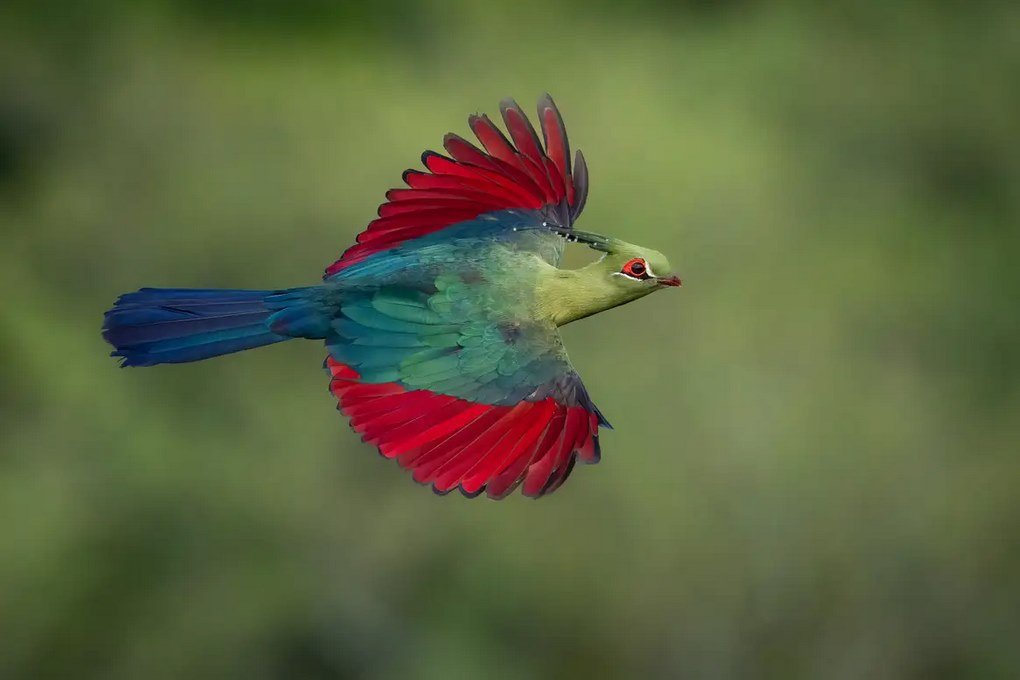
#> input picture HWs/0/HW0/Q1.jpg, 1020 x 680 px
$ jupyter execute Q1.ipynb
#> lines starting #> are read from the running program, lines starting #| are printed output that depends on the picture
[cell 1]
#import needed packages
import numpy as np
import matplotlib.image as mlimg
import matplotlib.pyplot as plt
import cv2
import os

[cell 2]
# read with cv2 and show image use cv2 and matplotlib Respectively
image=cv2.imread("Q1.jpg")
#> image is the input picture: shape (680, 1020, 3); mean B, G, R 63.9, 100.1, 91.6
##show with cv2 and matplotlib
cv2.imshow("image",image)
plt.imshow(image)
plt.axis('off')
plt.show()
cv2.waitKey()

[cell 3]
##size image and channels
print(image.shape)
#| (680, 1020, 3)

[cell 4]
#convert channel for equals image
conv=cv2.cvtColor(image, cv2.COLOR_RGB2BGR)
#show with matplotlib
plt.imshow(conv)
plt.axis('off')
plt.show()
cv2.waitKey()

[cell 5]
#create directory if it doesn't exist
if not os.path.isdir('Q1/emptyfolder'):
    os.makedirs('Q1/emptyfolder')

image=[]
name=[]
shapes=[]
#read image from Q1 folder with grayscale
#and save names and new images
for files in os.listdir('Q1'):
    if files.endswith('.jpeg'):
        print(files)
        r_image=cv2.imread(os.path.join('Q1/',files),0)
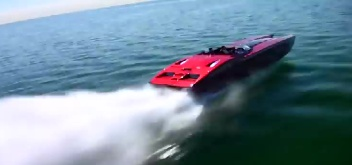
#> input picture HWs/0/HW0/Q1/000030.jpeg, 352 x 165 px
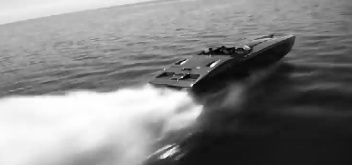
#> r_image: shape (165, 352); min 0, max 255, mean 130.5
        image.append(r_image)
        fname=str(files).split('.')
        name.append(fname[0])
#> pass 2 of the loop `for files in os.listdir('Q1'):`:
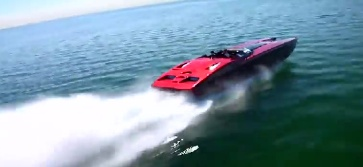
#> input picture HWs/0/HW0/Q1/000060.jpeg, 363 x 167 px
#> `r_image=cv2.imread(os.path.join('Q1/',files),0)`:
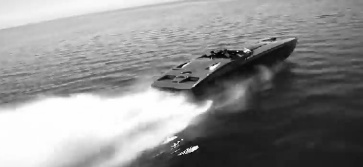
#> r_image: shape (167, 363); min 0, max 255, mean 142
#> pass 3 of the loop `for files in os.listdir('Q1'):`:
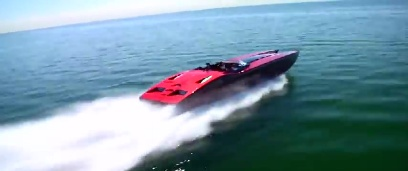
#> input picture HWs/0/HW0/Q1/000120.jpeg, 408 x 171 px
#> `r_image=cv2.imread(os.path.join('Q1/',files),0)`:
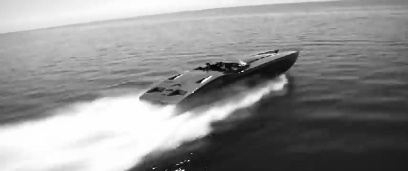
#> r_image: shape (171, 408); min 0, max 255, mean 143.6
#> the loop made 4 passes; the first 3 are shown


#save new image and write shapes in text file with same names as image's name
for i in range(len(image)):
    cv2.imwrite('Q1/emptyfolder/'+name[i]+'.jpeg' ,image[i])
    with open('Q1/emptyfolder/'+name[i]+'.txt','w') as a :
        a.write(str(image[i].shape))
        a.close()
